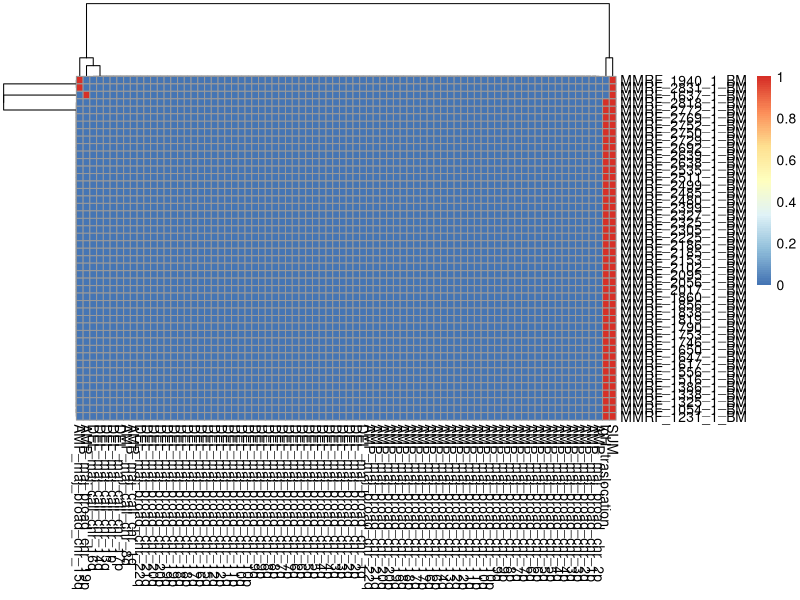

Write the R code that produced this figure. (Note: this script raises an error after producing the figure.)
library(data.table)
library(tidyverse)


import <- fread("results/complete_database_CoMMpass_1q_13.txt")



# select only relevant variables to associate
names(import)
data<-import %>% select(contains("maj_broad"), contains("maj_focal"), matches("SeqWGS"), contains("maj_call"))
names(data)



#____ Build CALLS for traslocations ______

# data$t_others <- data$t_14_16 + data$t_14_20 + data$t_6_14

#____ KEEP ONLY UNIQUE/RELVANT CALLS____ 

data$IgH_traslocation <- ifelse(data$SeqWGS_WHSC1_CALL == 1 | data$SeqWGS_CCND1_CALL ==1 | 
                                  data$SeqWGS_CCND2_CALL ==1 | data$SeqWGS_CCND3_CALL== 1 | 
                                  data$SeqWGS_MAF_CALL==1 | data$SeqWGS_MAFA_CALL==1 | 
                                  data$SeqWGS_MAFB_CALL==1 | data$SeqWGS_WHSC1_CALL==1, 1,0)

data$IgH_traslocation %>% table


# unique calls
dataF <- data %>% select( -c(AMP_maj_broad_chr_1q, 
                            AMP_maj_broad_chr_8q, 
                            DEL_maj_broad_chr_17p, 
                            DEL_maj_broad_chr_13q, 
                            DEL_maj_broad_chr_14q, 
                            DEL_maj_broad_chr_1p,
                            DEL_maj_broad_chr_16q, 
                            contains("Seq"),
                            contains("maj_focal")
                            ))



names(dataF)

rownames(dataF) <- import$Study_Visit_iD

dataC<-dataF %>% filter(complete.cases(data))

rownames(dataC)

dataCS <- mutate(dataC, SUM=rowSums(dataC))

dataCS %>% filter(SUM==1) %>% pheatmap::pheatmap()

dataCS <- as.data.frame(dataCS)

rownames(dataCS) <- rownames(dataC)

dataCS <- rownames_to_column(dataCS, var = "sample")

timesMM<-list()
framesMM<-list()



i <- 1
for (i in 2:(ncol(dataCS)-1)) {
  print(i)
  p<-filter(dataCS, dataCS[,i] == 1)
  TO<- mean(p$SUM)
  number<- nrow(p)
  info<-c(TO, number)
  timesMM[[(names(dataCS)[i])]]<- info
  
  f<-data.frame("sample"= p$sample, "alteration"= rep(names(dataCS)[i],nrow(p)), "TGC"= p$SUM)
  framesMM[[i]]<-f
  
}



# risultati delle mediane dei valori di complessità genomica totale per ogni alterazione
resultMM<-t(as.data.frame(timesMM))
colnames(resultMM)<-c("MTGC", "events")
resultMM<-as.data.frame(resultMM)

resultMM$penetrance<- round(resultMM$events/nrow(dataCS), 3)

resultMM$Driverness_Index<- round(resultMM$penetrance / resultMM$MTGC, 5)* 100

resultMM <- rownames_to_column(resultMM,var = "alteration")

write_tsv(resultMM, "workfiles/DrivernessIndex_table_CoMMpass.txt")


